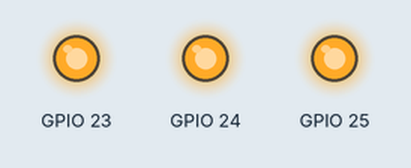
Bench run of a program on a simulated Raspberry Pi (BCM pin numbers). Shown: output pins drawn as LEDs (lit = HIGH). The WebIOPi server calls setup() once and loop() repeatedly.

Above: at 0.1 s.
Timing chart, 0 to 1.6 s (numbered marks = the images above):
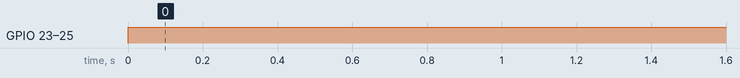

The program:

script.py
```python
import webiopi
import time

# デバッグ出力を有効に
webiopi.setDebug()

# GPIOライブラリの取得
GPIO = webiopi.GPIO

PWM1 = 25
PWM2 = 24
PWM3 = 23

# WebIOPiの起動時に呼ばれる関数
def setup():
    webiopi.debug("Script with macros - Setup")
    # GPIOのセットアップ
    GPIO.setFunction(PWM1, GPIO.PWM)
    GPIO.setFunction(PWM2, GPIO.PWM)
    GPIO.setFunction(PWM3, GPIO.PWM)
    # すべてのPWMの初期デューティ比を100%に（消灯）
    GPIO.pwmWrite(PWM1, 1.0)
    GPIO.pwmWrite(PWM2, 1.0)
    GPIO.pwmWrite(PWM3, 1.0)

    # 共通カソードの場合は下記の3行を有効にして初期デューティ比を0%に（消灯）
    #GPIO.pwmWrite(PWM1, 0.0)
    #GPIO.pwmWrite(PWM2, 0.0)
    #GPIO.pwmWrite(PWM3, 0.0)

# WebIOPiにより繰り返される関数
def loop():
    webiopi.sleep(5)

# WebIOPi終了時に呼ばれる関数
def destroy():
    webiopi.debug("Script with macros - Destroy")
    # GPIO関数のリセット（入力にセットすることで行う）
    GPIO.setFunction(PWM1, GPIO.IN)
    GPIO.setFunction(PWM2, GPIO.IN)
    GPIO.setFunction(PWM3, GPIO.IN)
```

Measured:
- by itself, GPIO 23–25: LOW → HIGH at 0.00 s
